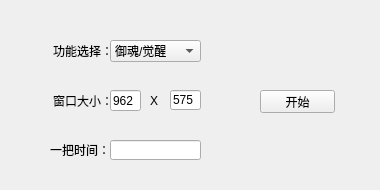
<?xml version="1.0" encoding="UTF-8"?>
<ui version="4.0">
 <class>MainWindow</class>
 <widget class="QMainWindow" name="MainWindow">
  <property name="geometry">
   <rect>
    <x>0</x>
    <y>0</y>
    <width>380</width>
    <height>190</height>
   </rect>
  </property>
  <property name="windowTitle">
   <string>MainWindow</string>
  </property>
  <property name="styleSheet">
   <string notr="true">#centralwidget{background-image: url(:/iamge/bg_main.png);}</string>
  </property>
  <widget class="QWidget" name="centralwidget">
   <widget class="QLabel" name="window">
    <property name="geometry">
     <rect>
      <x>53</x>
      <y>90</y>
      <width>61</width>
      <height>21</height>
     </rect>
    </property>
    <property name="text">
     <string>窗口大小：</string>
    </property>
   </widget>
   <widget class="QLineEdit" name="win_value_x">
    <property name="geometry">
     <rect>
      <x>110</x>
      <y>90</y>
      <width>31</width>
      <height>21</height>
     </rect>
    </property>
    <property name="text">
     <string>962</string>
    </property>
   </widget>
   <widget class="QLabel" name="time">
    <property name="geometry">
     <rect>
      <x>50</x>
      <y>140</y>
      <width>61</width>
      <height>20</height>
     </rect>
    </property>
    <property name="text">
     <string>一把时间：</string>
    </property>
   </widget>
   <widget class="QLineEdit" name="time_value">
    <property name="geometry">
     <rect>
      <x>110</x>
      <y>140</y>
      <width>91</width>
      <height>20</height>
     </rect>
    </property>
   </widget>
   <widget class="QLabel" name="label">
    <property name="geometry">
     <rect>
      <x>150</x>
      <y>90</y>
      <width>16</width>
      <height>21</height>
     </rect>
    </property>
    <property name="text">
     <string>X</string>
    </property>
   </widget>
   <widget class="QLineEdit" name="win_value_y">
    <property name="geometry">
     <rect>
      <x>170</x>
      <y>90</y>
      <width>31</width>
      <height>20</height>
     </rect>
    </property>
    <property name="text">
     <string>575</string>
    </property>
   </widget>
   <widget class="QPushButton" name="pushButton">
    <property name="geometry">
     <rect>
      <x>260</x>
      <y>90</y>
      <width>75</width>
      <height>23</height>
     </rect>
    </property>
    <property name="text">
     <string>开始</string>
    </property>
   </widget>
   <widget class="QComboBox" name="comboBox">
    <property name="geometry">
     <rect>
      <x>110</x>
      <y>40</y>
      <width>91</width>
      <height>22</height>
     </rect>
    </property>
    <item>
     <property name="text">
      <string>御魂/觉醒</string>
     </property>
    </item>
    <item>
     <property name="text">
      <string>百鬼</string>
     </property>
    </item>
   </widget>
   <widget class="QLabel" name="label_2">
    <property name="geometry">
     <rect>
      <x>53</x>
      <y>40</y>
      <width>61</width>
      <height>21</height>
     </rect>
    </property>
    <property name="text">
     <string>功能选择：</string>
    </property>
   </widget>
  </widget>
 </widget>
 <resources>
  <include location="pic.qrc"/>
 </resources>
 <connections>
  <connection>
   <sender>pushButton</sender>
   <signal>clicked()</signal>
   <receiver>MainWindow</receiver>
   <slot>pushButton_click()</slot>
   <hints>
    <hint type="sourcelabel">
     <x>274</x>
     <y>89</y>
    </hint>
    <hint type="destinationlabel">
     <x>332</x>
     <y>129</y>
    </hint>
   </hints>
  </connection>
 </connections>
 <slots>
  <slot>pushButton_click()</slot>
 </slots>
</ui>
